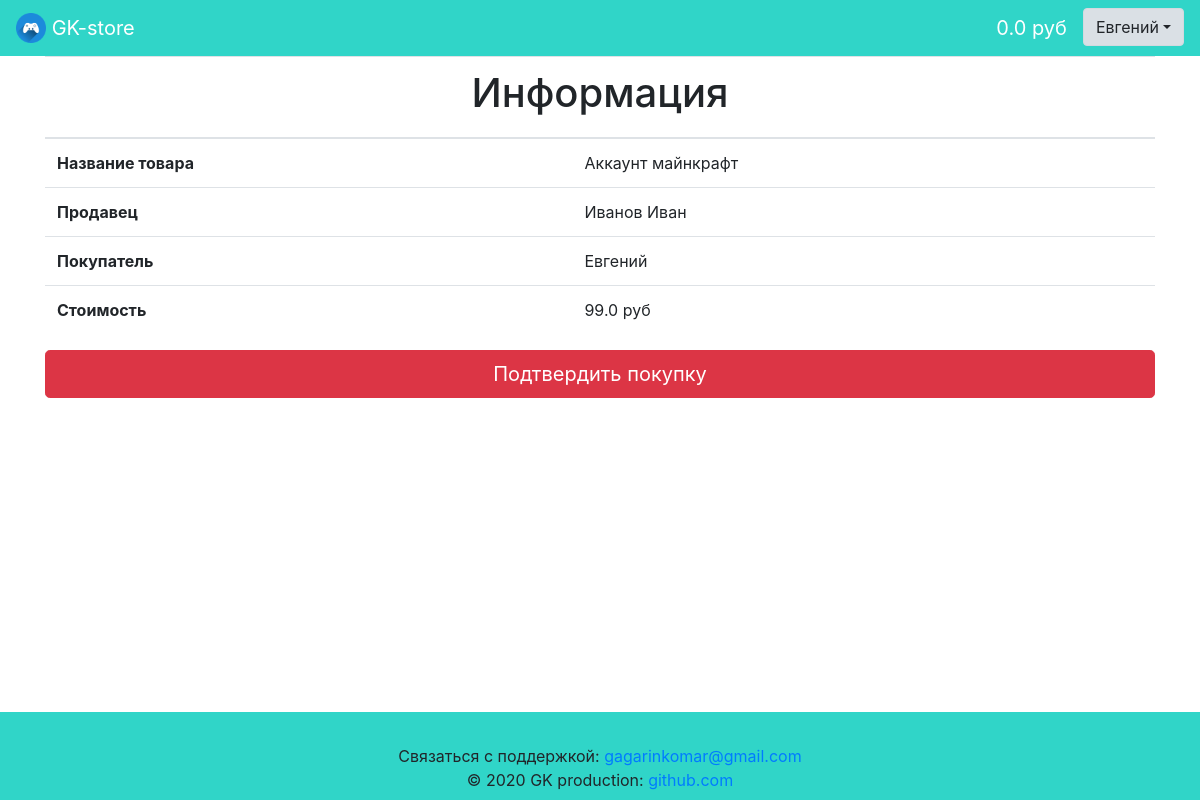
The page /transaction/1 (signed in) on the database its author committed.
### data/users.py (models this page shows, shortened)
class User(SqlAlchemyBase, UserMixin, SerializerMixin):
    __tablename__ = 'users'
    id = sqlalchemy.Column(sqlalchemy.Integer,
                           primary_key=True, autoincrement=True)
    name = sqlalchemy.Column(sqlalchemy.String)
    surname = sqlalchemy.Column(sqlalchemy.String, default='')
    about = sqlalchemy.Column(sqlalchemy.String,
                              default='Информация отсутствует.')
    phone_number = sqlalchemy.Column(sqlalchemy.String, default='Не указан.')
    email = sqlalchemy.Column(sqlalchemy.String, index=True, unique=True)
    balance = sqlalchemy.Column(sqlalchemy.Float, default=0)
    permission = sqlalchemy.Column(sqlalchemy.String)
    sum_rating = sqlalchemy.Column(sqlalchemy.Integer, default=0)
    count_rating = sqlalchemy.Column(sqlalchemy.Integer, default=0)
    hashed_password = sqlalchemy.Column(sqlalchemy.String)
    created_date = sqlalchemy.Column(sqlalchemy.DateTime,
                                     default=datetime.datetime.now)
    last_changed_date = sqlalchemy.Column(sqlalchemy.DateTime,
                                     default=datetime.datetime.now)
    avatar_source = sqlalchemy.Column(sqlalchemy.String,
                                      default='default_avatar.png')
    products = orm.relation('Product', back_populates='user')
    if permission == 'seller':
        transactions = orm.relation('Transaction', back_populates='seller')
    elif permission == 'buyer':
        transactions = orm.relation('Transaction', back_populates='buyer')

### data/products.py (models this page shows)
class Product(SqlAlchemyBase, SerializerMixin):
    __tablename__ = 'products'
    id = sqlalchemy.Column(sqlalchemy.Integer,
                           primary_key=True, autoincrement=True)
    user_id = sqlalchemy.Column(sqlalchemy.Integer,
                                sqlalchemy.ForeignKey('users.id'))
    title = sqlalchemy.Column(sqlalchemy.String)
    short_about = sqlalchemy.Column(sqlalchemy.String)
    about = sqlalchemy.Column(sqlalchemy.String)
    price = sqlalchemy.Column(sqlalchemy.Float)
    purchased_content = sqlalchemy.Column(sqlalchemy.String)
    is_published = sqlalchemy.Column(sqlalchemy.Boolean, default=True)
    is_sold = sqlalchemy.Column(sqlalchemy.Boolean, default=False)
    is_checked = sqlalchemy.Column(sqlalchemy.Boolean, default=False)
    created_date = sqlalchemy.Column(sqlalchemy.DateTime,
                                     default=datetime.datetime.now)
    checked_date = sqlalchemy.Column(sqlalchemy.DateTime,
                                     nullable=True)
    image_source = sqlalchemy.Column(sqlalchemy.String,
                                     default='default_image.png')
    last_changed_date = sqlalchemy.Column(sqlalchemy.DateTime,
                                          default=datetime.datetime.now)
    user = orm.relation('User')
    categories = orm.relation('Category',
                              secondary='product_to_category',
                              backref='products')
    transactions = orm.relation('Transaction', back_populates='product')

### app.py (the view, shortened to what this page needs)
@app.route('/transaction/<int:id>', methods=['GET', 'POST'])
@login_required
def transaction(id):
    session = db_session.create_session()
    product = session.query(Product).filter(Product.id == id).first()
    if not product.is_checked or product.is_sold:
        abort(404)
    return render_template('transaction.html', product=product)

### app.py (called while the page is built)
@login_manager.user_loader
def load_user(user_id):
    session = db_session.create_session()
    return session.query(User).get(user_id)

### data/db_session.py (called while the page is built)
def create_session() -> Session:
    global __factory
    return __factory()

### templates/transaction.html (shortened to what this page needs)
{% extends "base.html" %}
{% block content %}
<table class="table">
    <thead>
        <tr>
            <th colspan="2"><h1 align="center">Информация</h1></th>
        </tr>
    </thead>
    <tbody>
        <tr>
            <th>Название товара</th>
            <td>{{ product.title }}</td>
        </tr>
        <tr>
            <th>Продавец</th>
            <td>{% if product.user.surname %}{{ product.user.surname }} {% endif %}{{ product.user.name }}</td>
        </tr>
        <tr>
            <th>Покупатель</th>
            <td>{% if current_user.surname %}{{ current_user.surname }} {% endif %}{{ current_user.name }}</td>
        </tr>
        <tr>
            <th>Стоимость</th>
            <td>{{ product.price }} руб</td>
        </tr>
            {% if product.is_sold %}
        <tr>
            <th>Статус</th>
            <td>{{ product.transactions[0].status }}</td>
        </tr>
        <tr>
            <th>Дата</th>
            <td>{{ product.transactions[0].date.strftime('%H:%M %d.%m.%Y') }}</td>
        </tr>
        <tr>
            <th>Купленная информация</th>
            <td>{{ product.purchased_content }}</td>
        </tr>
    </tbody>
</table>
{% if current_user.permission == 'admin' %}
<p></p>
{% elif current_user.permission == 'seller' and product.transactions[0].estimate_buyer %}
<div class="rating-result">
    {% for i in range(product.transactions[0].estimate_buyer) %}
        <span class="active"></span>
    {% endfor %}
    {% for i in range(5 - product.transactions[0].estimate_buyer) %}
	    <span></span>
	{% endfor %}
</div>
{% elif current_user.permission == 'buyer' and product.transactions[0].estimate_seller %}
<div class="rating-result">
    {% for i in range(product.transactions[0].estimate_seller) %}
        <span class="active"></span>
    {% endfor %}
    {% for i in range(5 - product.transactions[0].estimate_seller) %}
	    <span></span>
	{% endfor %}
</div>
{% elif product.is_sold %}
<form method="POST" action="">
<div class="rating-area">
	<input type="radio" id="star-5" name="rating" value="5">
	<label for="star-5" title="Оценка «5»"></label>
	<input type="radio" id="star-4" name="rating" value="4">
	<label for="star-4" title="Оценка «4»"></label>
	<input type="radio" id="star-3" name="rating" value="3">
	<label for="star-3" title="Оценка «3»"></label>
	<input type="radio" id="star-2" name="rating" value="2">
	<label for="star-2" title="Оценка «2»"></label>
	<input type="radio" id="star-1" name="rating" value="1">
	<label for="star-1" title="Оценка «1»"></label>
</div>
    <div class="center">
        <button class="btn btn-warning" type="sumbit">Оценить</button>
    </div>
</form>
{% endif %}
            {% else %}
    </tbody>
</table>
<form method="POST" action="">
    <button class="btn btn-danger btn-lg btn-block" type="sumbit">Подтвердить покупку</button>
</form>
            {% endif %}
{% endblock %}

### templates/base.html (shortened to what this page needs)
<!doctype html>
<html lang="ru">
<head>
    {% block head %}
    <link rel="stylesheet"
          href="https://stackpath.bootstrapcdn.com/bootstrap/4.4.1/css/bootstrap.min.css"
>
    <link rel="stylesheet" type="text/css" href="{{ url_for('static', filename='css/style.css') }}" />
    {% endblock %}
</head>
<body>
<div class="wrapper">
    <div class="content">
        <header>
            <nav class="navbar navbar-dark navbar-expand" style="background-color: #30D5C8;">
                <a class="navbar-brand" href="/">
                    <img src="/static/img/logo.png" width="30" height="30" class="d-inline-block align-top" alt="">
                    GK-store
                </a>
                {% if current_user.is_authenticated %}
                    <p>
                        <ul class="navbar-nav ml-auto">
                        <li class="nav-item"><a class="navbar-brand padding-left" href="/balance">{{ current_user.balance|round(2) }} руб</a></li>
                        <li class="nav-item">
                            <div class="dropdown show">
                                <a class="btn btn-light dropdown-toggle"  data-toggle="dropdown">{{ current_user.name }}</a>
                            </div>
                        </li>
                        </ul>
                    </p>
                {% endif %}
            </nav>
        </header>
        <main role="main" class="container wrapper">
            {% block content %}{% endblock %}
        </main>
    </div>
    <div class="footer">
        <footer class="page-footer font-small pt-4" style="background-color: #30D5C8;">
            <div class="footer-copyright text-center py-2">
                Связаться с поддержкой:
                <a href="mailto:gagarinkomar@gmail.com?subject=Нужна помощь по GK-store">gagarinkomar@gmail.com</a><br>
                © 2020 GK production:
                <a href="https://github.com/gagarinkomar/">github.com</a>
            </div>
        </footer>
    </div>
</div>
</body>
</html>

### static/css/style.css (style rules this page uses)
img { border-radius: 10px 10px 10px 10px; }
.padding-left { padding-left: 10px; }
html, body { height: 100%; }
.wrapper { display: flex; flex-direction: column; min-height: 100%; }
.content { flex: 1 0 auto; }
.footer { flex: 0 0 auto; }

### rows shown on the page
User: balance "0.0", name "Евгений"
Product: title "Аккаунт майнкрафт", price "99.0"
User: user.surname "Иванов", user.name "Иван"
